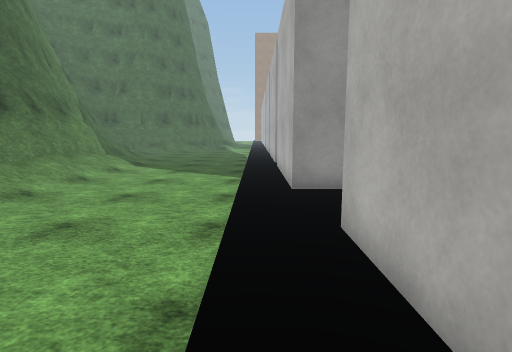
[1] (above)

18 first-person views from a walk through a scene from a Unity 3-D project. The camera is 1.5 m above the floor, tilts 8° down and sees 80° across. The floor is counted in squares, 1 m on a side. Each view is taken from the middle of a square. On the plan, view 1 faces up. The plan holds only what a view shows up to about 15 squares ahead; the rest is blank. The place goes on beyond the plan. Surface patterns are stand-ins for the level's own textures.

[2]
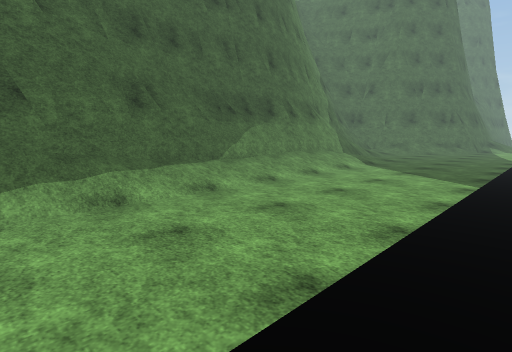

[3]
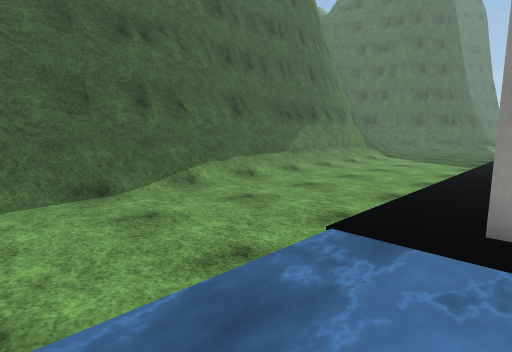

[4]
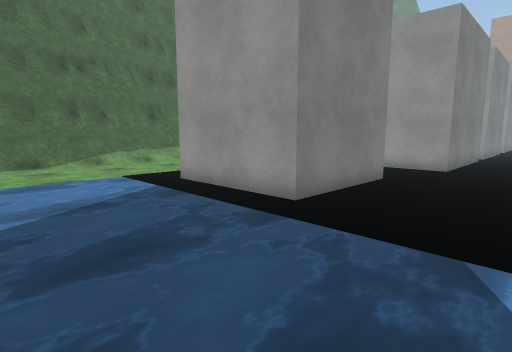

[5]
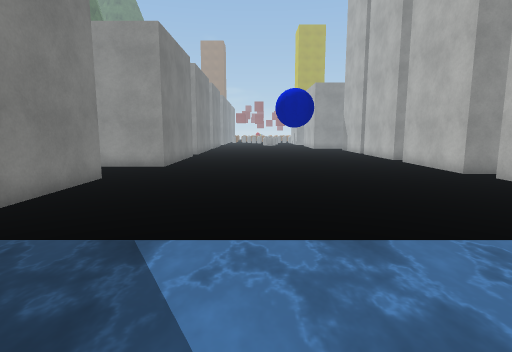

[6]
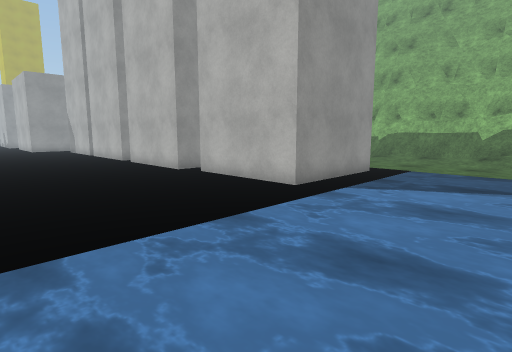

[7]
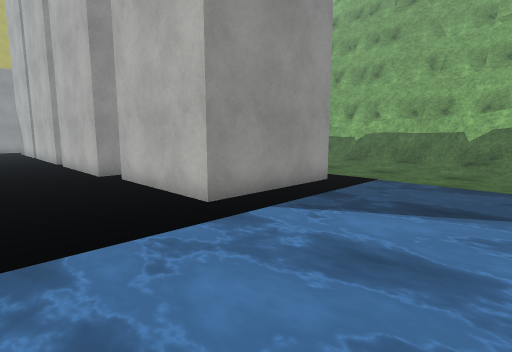

[8]
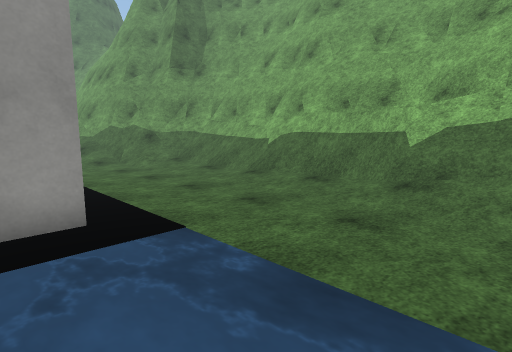

[9]
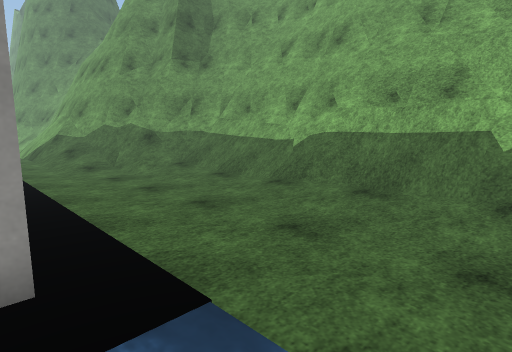

[10]
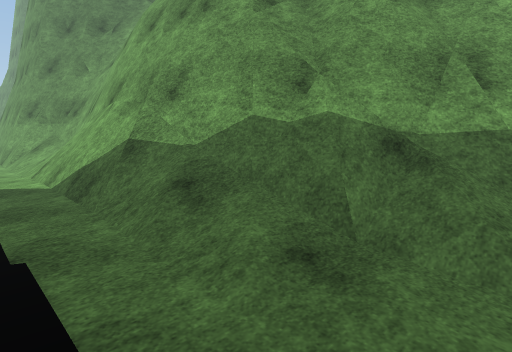

[11]
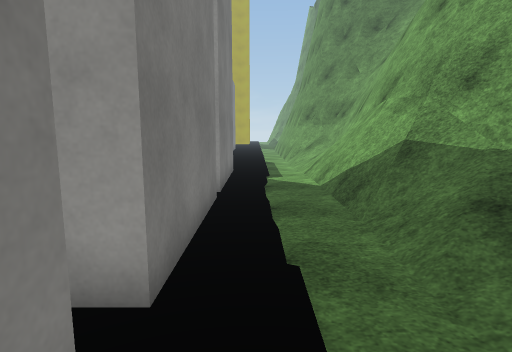

[12]
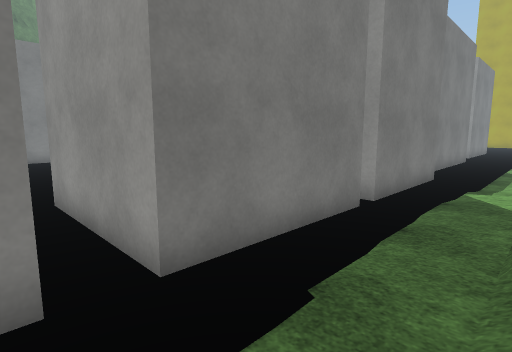

[13]
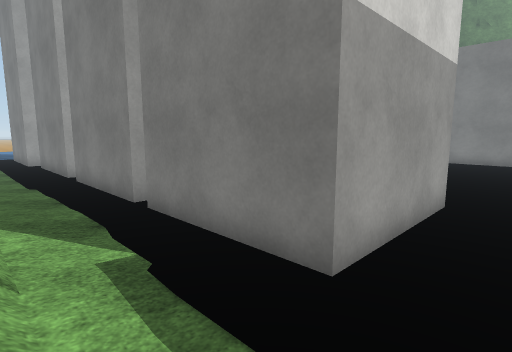

[14]
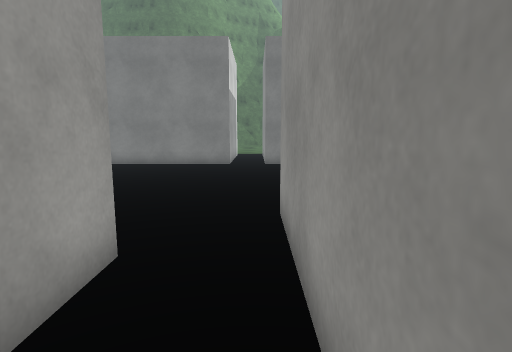

[15]
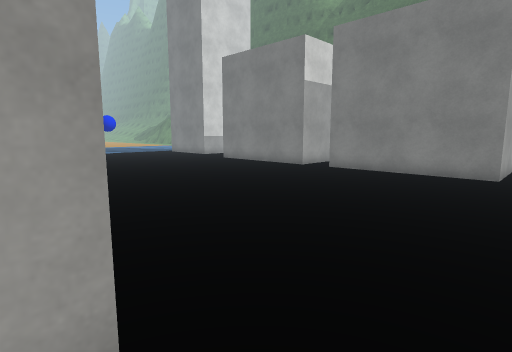

[16]
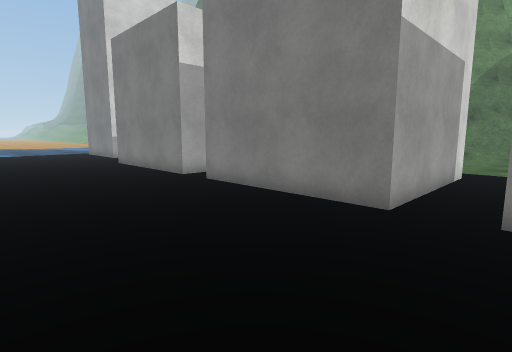

[17]
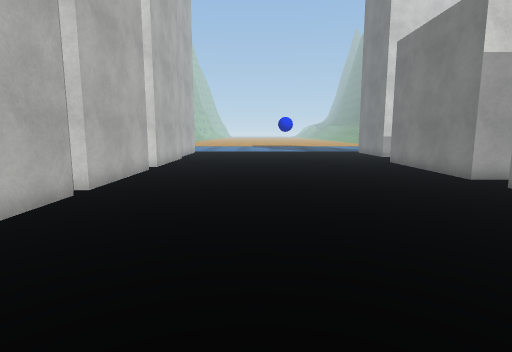

[18]
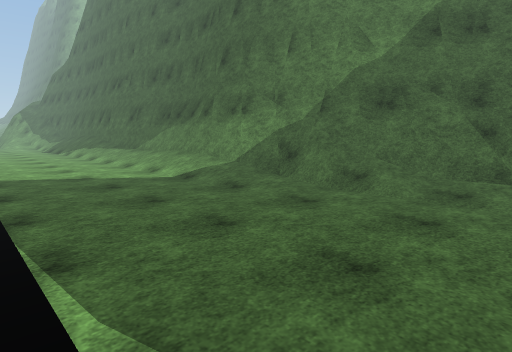

### Floor plan
Key: @ floor where view 1 was taken; # wall or solid block; . main floor; : floor 0.25 m higher than the main floor; + floor 1.25 m higher than the main floor; * floor 1.75 m higher than the main floor; / step, stairs or slope; = window, fence, low wall or low ledge; ~ water the walk can cross; v drop or lower ground.
Columns run from 11 left of view 1 to 32 right of it. Each row starts with its distance up from view 1.
 24      ..... .      #........#######...//##
 23 #=:.......................... .......//##
 22 #=:.........#######.............. .../ #
 21 ##//........      #...........#####..//#
 20 ##//........      #...........#   #../+#
 19  #//........      #...........#   #..//#
 18  #//........      #...........#   #..=*#
 17  #/=//.....       #...........#   #..=##
 16  ##=//......      #...........#   #..=###
 15  ###//......     .............#   #..==##
 14   ##//......#    ##...........#   #..//##
 13    #//......#     #...........#   #..//####
 12    #//......#     #...........#####..//####
 11    #//......#     #.............. ...//==##
 10    #//......#     #...........#   #..////###
  9    #//......#     #...........#   #....//=##
  8    #//......#######...........#   #....//=##
  7    #//........  ..............#   #.....///#
  6    #//........   .............##  #......//#
  5    #//.......#   #............#   #......//#
  4    #//......##   #............#   #......//#
  3    #//......#    #............#    ......//#
  2    #//......#    #............#    ......=v#
  1    #//......     #............#    .....:=/=
  0    #//.....@.#####............#####.....://#
 -1    #//.....~~~~~~~~~~~~~~~~~~~~~~~~~....///#
 -2    #//.....~~~~~~~~~~~~~~~~~~~~~~~~~....///#
 -3    #//.....~~~~~~~~~~~~~~~~~~~~~~~~~....///=
 -4    #//.....~~~~~~~~~~   ~~~~~~~~~~~~...//=##
 -5        ....~ ~ ~~~~~ ~~~ ~~~~~~~~~ ~.../

Where each view was taken, in squares from view 1:
view 1: 0 up, 0 right, facing up
view 2: 0 up, 1 right, facing up-left
view 3: 5 down, 2 right, facing up-left
view 4: 5 down, 10 right, facing up-left
view 5: 5 down, 11 right, facing up
view 6: 5 down, 12 right, facing up-right
view 7: 5 down, 15 right, facing up-right
view 8: 5 down, 22 right, facing up-right
view 9: 3 down, 23 right, facing up-right
view 10: 8 up, 24 right, facing up-right
view 11: 9 up, 24 right, facing up
view 12: 10 up, 26 right, facing up-left
view 13: 23 up, 26 right, facing down-left
view 14: 23 up, 22 right, facing left
view 15: 23 up, 19 right, facing down-left
view 16: 24 up, 13 right, facing down-left
view 17: 24 up, 14 right, facing down
view 18: 24 up, 0 right, facing down-left
